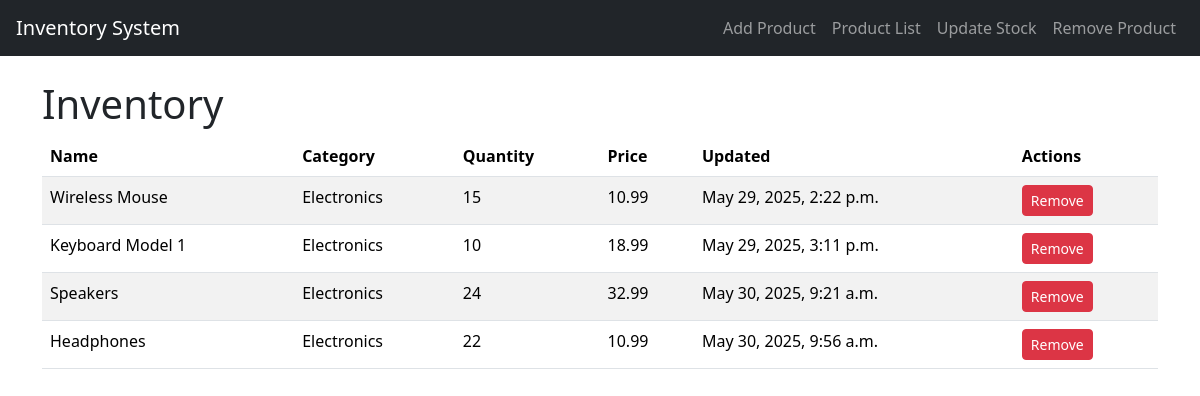
The app's page /products/, older data.
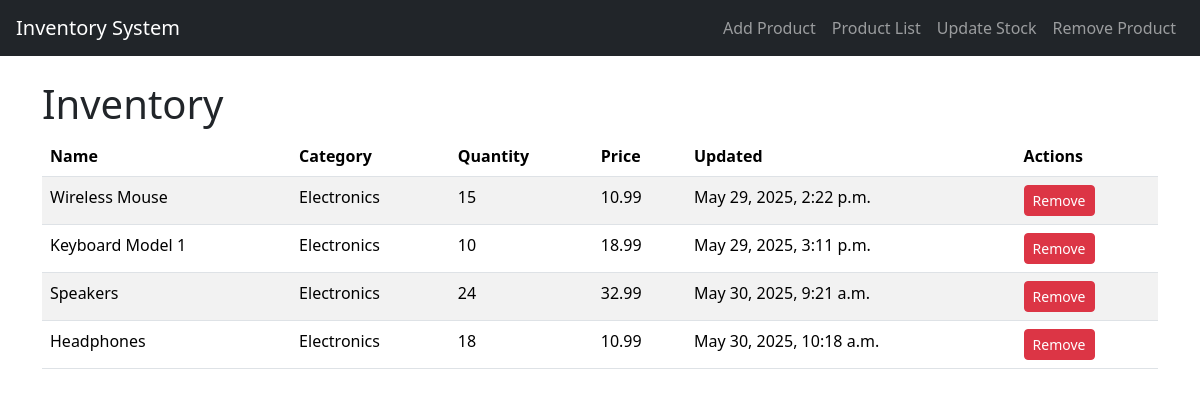
The same page, newer data.
### inventory/models.py (models this page shows, shortened)
class Product(models.Model):
    name = models.CharField(max_length=100)
    category = models.CharField(max_length=50, blank=True)
    quantity = models.IntegerField()
    price = models.DecimalField(max_digits=10, decimal_places=2)
    added_on = models.DateTimeField(default=timezone.now)
    last_updated = models.DateTimeField(auto_now=True)

### inventory/views.py (the view)
# urls.py: path("products/", views.product_list, name="product_list"),
def product_list(request):
    products = Product.objects.all()
    return render(request, "inventory/product_list.html", {"products": products})

### inventory/templates/inventory/product_list.html (shortened to what this page needs)
{% extends 'inventory/base.html' %}
{% block content %}
<h1>Inventory</h1>
{% if products %}
<table class="table table-striped">
    <thead>
        <tr>
            <th>Name</th>
            <th>Category</th>
            <th>Quantity</th>
            <th>Price</th>
            <th>Updated</th>
            <th>Actions</th>
        </tr>
    </thead>
    <tbody>
        {% for product in products %}
        <tr>
            <td>{{ product.name }}</td>
            <td>{{ product.category }}</td>
            <td>{{ product.quantity }}</td>
            <td>{{ product.price }}</td>
            <td>{{ product.last_updated }}</td>
            <td>
                <a href="{% url 'remove_product' product.id %}" class="btn btn-danger btn-sm">Remove</a>
            </td>
        </tr>
        {% endfor %}
    </tbody>
</table>
{% else %}
    <p>No products in inventory.</p>
{% endif %}
{% endblock %}

Row changes from the older to the newer data that the page shows:
changed Product "Headphones": quantity "22" → "18"; last_updated "May 30, 2025, 9:56 a.m." → "May 30, 2025, 10:18 a.m."
